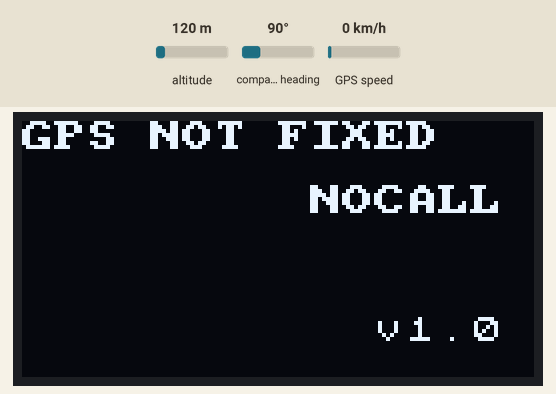
A sketch run on a simulated Arduino Nano, built with avr-gcc and run on an emulated ATmega328P. Parts: 128×64 one-colour display. Inputs (shaded band) come from the test bench; at power-on: altitude 120 m, compass heading 90°, GPS speed 0 km/h. The GPS gets a fix after 3 s at 37.7749, -122.4194 with 8 satellites; what the sketch prints to the serial monitor is not drawn.

Above: at 1.2 s.
At 4.23 s:
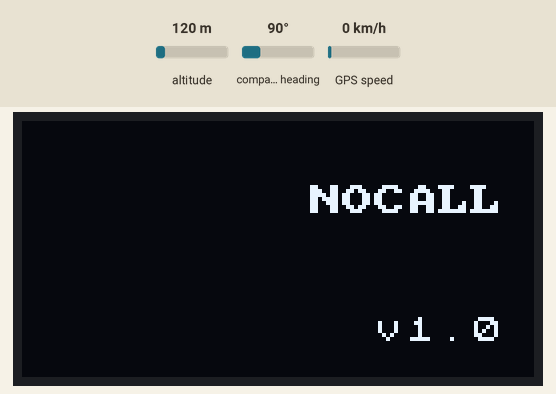
At 12.9 s:
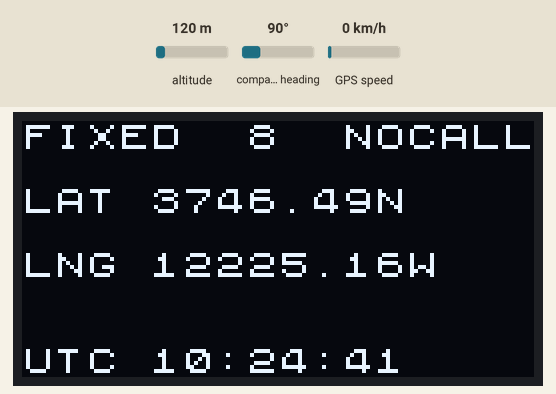
At 21.3 s:
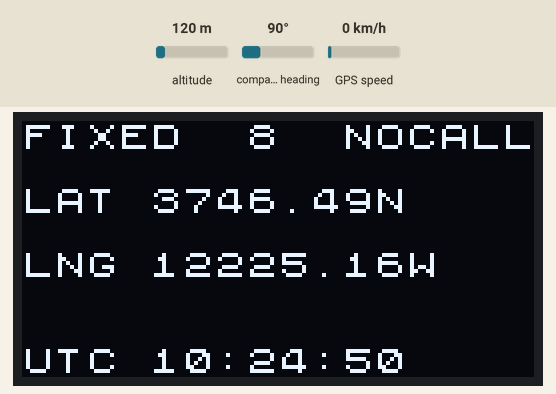
At 28.6 s:
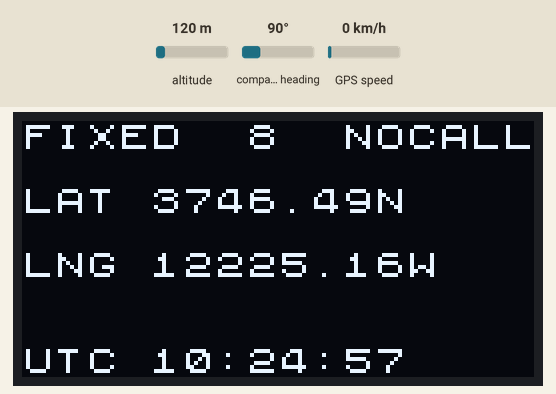
At 37.6 s:
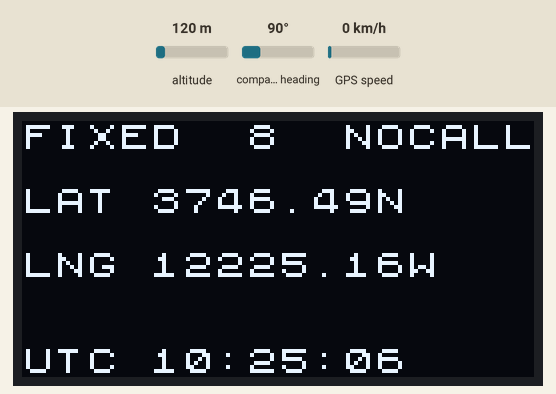

The sketch:

aprs-tracker-tinygps-ss.ino
```cpp
#include <TinyGPS.h>
#include <SimpleTimer.h>
#include <SoftwareSerial.h>
#include <Wire.h>

#include <Arduino.h>
#include <U8x8lib.h>
#include <stdlib.h>

#ifdef U8X8_HAVE_HW_SPI
#include <SPI.h>
#endif

// buffer for conversions
#define CONV_BUF_SIZE 16
static char conv_buf[CONV_BUF_SIZE];

U8X8_SSD1306_128X64_NONAME_HW_I2C u8x8(/* reset=*/ U8X8_PIN_NONE);   // Use OLED 12864

#define SCREEN_WIDTH 128 // OLED display width, in pixels
#define SCREEN_HEIGHT 64 // OLED display height, in pixels

#define OLED_RESET     4 // Reset pin # (or -1 if sharing Arduino reset pin)
#define SCREEN_ADDRESS 0x3C ///< See datasheet for Address or use iic scanner to scan; 0x3D for 128x64, 0x3C for 128x32 // On Arduino Nano SDA -> A4 SCL -> A5

//static const int RXPin = 10, TXPin =11; // Arduino Nano RX=D10, TX=D11
static const uint32_t GPSBaud = 9600; // TODO 9600 is too high, need to lower it to 4800

bool screencleared = false;
bool send_aprs_update = false;

char charCallsign[] = "NOCALL"; // Your callsign
char charSSID[] = "9"; // Your SSID
char charCallsign_SSID[] = "NOCALL-9"; // Your callsign-SSID
String stringCallsign = "NOCALL"; // Your callsign
String stringSSID = "9"; // Your SSID


char Time[]  = "UTC 00:00:00";  // variable definitions
char char_GPS_Fixed[]  = "FIX 00";  // variable definitions

float lastTxdistance, homeDistance, base = 0.0;
unsigned long lastTx = 0;
unsigned long txTimer = 0;

unsigned long txInterval = 80000L;  // Initial 80 secs internal

long lat = 0;
long lon = 0;

int year = 0;
byte month = 0, day = 0, hour = 0, minute = 0, second = 0, hundredths = 0;
unsigned long age = 0;
float falt = 0;
float fkmph = 0;
int ialt = 0;

byte GPS_baud_rate_4800_mssage[] = {0xB5, 0x62, 0x06, 0x00, 0x14, 0x00, 0x01, 0x00, 0x00, 0x00, 0xD0, 0x08, 0x00, 0x00, 0xC0, 0x12, 0x00, 0x00, 0x07, 0x00, 0x03,
0x00, 0x00, 0x00, 0x00, 0x00, 0xCF, 0xE4}; // Set GPS baud rate to 4800 on NEO-7M GPS module

byte GPS_baud_rate_9600_NMEA_mssage[] = {0xB5, // Set GPS baud rate to 9600 and NMEA only on NEO-7M GPS module
                  0x62,
                  0x06,
                  0x00,
                  0x14,
                  0x00,
                  0x01,
                  0x00,
                  0x00,
                  0x00,
                  0xD0,
                  0x08,
                  0x00,
                  0x00,
                  0x80,
                  0x25,
                  0x00,
                  0x00,
                  0x07,
                  0x00,
                  0x02,
                  0x00,
                  0x00,
                  0x00,
                  0x00,
                  0x00,
                  0xA1,
                  0xAF
                  };
TinyGPS gps;
// the timer object
SimpleTimer APRS_Send_Timer;   //Declaration for a APRS timer for transmission interval

// The serial connection to the GPS device
SoftwareSerial GPSSerial(10, 11);  // PIN8/9 on Leonardo  //PIN 10/11 on Nano

void setup()
{

  delay(1000); //delay 1sec
  Serial.begin(9600); // debug and serial comm RX/TX to MicroModem
  GPSSerial.begin(9600); // Connect to GPS as 9600
  GPSSerial.write(GPS_baud_rate_9600_NMEA_mssage, sizeof(GPS_baud_rate_9600_NMEA_mssage)); // Set GPS baud rate to 4800

  // Set an interval to 30 secs for the APRS send
  APRS_Send_Timer.setInterval(30000);

  //Display the About screen
  u8x8.begin();
  u8x8.setPowerSave(0);
  //u8x8.clear();

  //draw splash screen
  u8x8.setFont(u8x8_font_amstrad_cpc_extended_r);
  u8x8.drawString(0, 0, "GPS NOT FIXED");   // Print GPS NOT FIXED
  drawLeft(2, charCallsign); // Print callsign

  u8x8.setFont(u8x8_font_chroma48medium8_r);
  drawLeft(6, "v1.0");   // Print program version

  u8x8.refreshDisplay();    // only required for SSD1606/7

  //Print version
  Serial.println(F("APRS Tracker program"));
  Serial.println(F("by NOCALL"));
  Serial.println();
  //APRS_init();
  char myCALL[] = "NOCALL";

  //initialMicroAPRS(); // initialize MicroARPS modem
}


void loop()
{

  bool newData = false;


  // For one second we parse GPS data
  for (unsigned long start = millis(); millis() - start < 1000;)
  {
    while (GPSSerial.available())
    {
      char c = GPSSerial.read();
      // Serial.write(c); // uncomment this line if you want to see the GPS data flowing
      if (gps.encode(c)) // Did a new valid sentence come in?
        newData = true;
    }
  }

  if (newData) {

    if (!screencleared) // do once
    {
      int r;
      for ( int r = 0; r < u8x8.getRows(); r++ )
      {
        u8x8.clearLine(r);
        //  u8x8.clear();
        //u8x8.display().setColor(BLACK);
        // u8x8.refreshDisplay();    // only required for SSD1606/7
      }
      screencleared = true;
    }

    gps.crack_datetime(&year, &month, &day, &hour, &minute, &second, NULL, &age); //int year; byte month, day, hour, minute, second, hundredths;
    gps.get_position(&lat, &lon, &age);
    falt = gps.f_altitude(); // +/- altitude in meters
    fkmph = gps.f_speed_kmph(); // speed in km/hr
    ialt = int(falt * 3.281); // integer value of altitude in feet

    if (age == TinyGPS::GPS_INVALID_AGE)
      Serial.println(F("No fix detected"));
    else if (age > 5000)
      Serial.println(F("Warning: possible stale data!"));


     //   Serial.print(static_cast<int>(day)); Serial.print(F("/")); Serial.print(static_cast<int>(month)); Serial.print(F("/")); Serial.print(year);
     //   Serial.print(F(" ")); Serial.print(static_cast<int>(hour)); Serial.print(F(":")); Serial.print(static_cast<int>(minute)); Serial.print(F(":")); Serial.print(static_cast<int>(second));

     //   Serial.print(F(" "));
      //  Serial.print(deg_to_nmea(lat, true));
     //   Serial.print(F("/"));

    //Serial.print(deg_to_nmea(lon, false));
     //   Serial.print(F(" Altitude m/ft: ")); Serial.print(falt); Serial.print(F("/")); Serial.println(ialt);

    //    Serial.print(F("!="));
    //    Serial.print(deg_to_nmea(lat, true));
    //    Serial.print(F("/"));
    //    Serial.print(deg_to_nmea(lon, false));
    //    Serial.println(F("-PHG2410MicroAPRS"));


    char aprsLatitude[8]; //ddmm.hhN Latitude for APRS fixed 8-character field, in degrees and decimal minutes (to two decimal places)
    char aprsLongitude[9]; //dddmm.hhW Longitude for APRS fixed 9-character field, in degrees and decimal minutes (to two decimal places), followed by the letter E for east or W for west.
    String stringAprsLatitude = ""; //ddmm.hhN Latitude for APRS fixed 8-character field, in degrees and decimal minutes (to two decimal places)
    String stringAprsLongitude = ""; //dddmm.hhW Longitude for APRS fixed 9-character field, in degrees and decimal minutes (to two decimal places), followed by the letter E for east or W for west.

    // St//ring

    //    long lat=(long)gps.location.lat();
    //    long lon=(long)gps.location.lng();

   // Serial.print(deg_to_nmea(lat, true));

    u8x8.setFont(u8x8_font_chroma48medium8_r);

    //u8x8.drawString(12, 7, "v1.0");
    u8x8.drawString(10, 0, charCallsign);
    u8x8.drawString(0, 0, "FIXED");
    u8x8.drawString(0, 2, "LAT");
    u8x8.drawString(0, 4, "LNG");
    //u8x8.noInverse();
    enum {BufSize = 3}; // Space for 2 digits
    char satchar2[BufSize] = "";
    //snprintf (satchar2, BufSize, "%d", gps.satellites.value());

    //u8x8.drawString(4, 0, "  ");

    // Print gps.satellites() when GPS fixed
    char satellites_value_buffer[3];
    //// satellites used in last full GPGGA sentence
    //inline unsigned short satellites() { return _numsats; }

    dtostrf(gps.satellites(), 2, 0, satellites_value_buffer); //convert INT gps.satellites() to char buffer satellites_value_buffer[] two digitals, no digit after decimal point
    satellites_value_buffer[2]='\0'; //set the closing NULL character to satellites_value_buffer[]

   // Serial.println(satellites_value_buffer); // Printer sat in use

    if (age != TinyGPS::GPS_INVALID_AGE and satellites_value_buffer != "255"){
     // u8x8.drawString(4, 0, satellites_value_buffer); //print_int(gps.satellites());
      u8x8.drawString(6, 0, satellites_value_buffer); //print_int(gps.satellites()) as NN after FIXED; "FIXED NN"
    }

    //u8x8.drawString(4, 0, satchar2);

    //    char latchar[7]=""; // // ddmm.hhN Buffer big enough for 9-character float
    //    dtostrf(convertDegMin(gps.location.lat()), 7, 2, latchar); // ddmm.hhN   ddmers long, with 2 characters after the decimal point. Leave room for large numbers
    //    //dtostrf(fabs(convertDegMin(gps.location.lat())), 2, 2, stringAprsLatitude );    m.hh is 7 charact
    //    // Determime to print N or S to the last char
    //    if ( convertDegMin(gps.location.lat()) >= 0 ) {
    //      latchar[7] = 'N';
    //      latchar[8] = '\0';
    //    } else if (convertDegMin(gps.location.lat()) < 0 ) {
    //      latchar[7] = 'S';
    //      latchar[8] = '\0';
    //    }
    //
    //    //aprsLatitude =
    //    u8x8.drawString(4, 2, latchar);
    u8x8.drawString(4, 2, deg_to_nmea(lat, true));  //Display LAT in ddmm.hhN
    u8x8.drawString(4, 4, deg_to_nmea(lon, false));//Display LON in dddmm.hhN

    //    //u8x8.drawString(4, 2, stringAprsLatitude);
    //
    //    char longchar[10]=""; // dddmm.hhW or -dddmm.hhW
    //    //char tmp_longchar[10]=""; // dddmm.hhW or -dddmm.hhW
    //    dtostrf(convertDegMin(gps.location.lng()), 8, 2, longchar); // dddmm.hhW  dddmm.hh is 8 characters long, with 2 characters after the decimal point.
    //
    //    // Determime to print E or W to the last char
    //
    //    if ( convertDegMin(gps.location.lng()) >= 0 ) {
    //      longchar[8] = 'E';
    //    } else if ( convertDegMin(gps.location.lng()) < 0 ) {
    //      longchar[8] = 'W';
    //    }
    //    u8x8.drawString(4, 4, longchar);
    //
    //    Serial.println(latchar);  //debug
    //    Serial.println(strlen(latchar));
    //    Serial.println(longchar); //debug
    //    Serial.println(strlen(longchar));


    // Serial.print(F(" "));
    //  Serial.print(deg_to_nmea(lat, true));
    //  Serial.print(F("/"));

    // Serial.print(deg_to_nmea(lon, false));


    //    // Print hour
    //    char hour_value_buffer[2];
    //    dtostrf(static_cast<int>(hour), 2, 0, hour_value_buffer); //convert Byte hour/minute/second to char buffer satellites_value_buffer[] two digitals, no digit after decimal point
    //    Serial.println(hour_value_buffer);
    //    int int_hour = static_cast<int>(hour);
    //    if (int_hour < 10) {
    //      u8x8.drawString(0, 7, "0");
    //      u8x8.drawString(1, 7, hour_value_buffer);
    //    } else {
    //      u8x8.drawString(0, 7, hour_value_buffer);
    //    };
    //
    //    u8x8.drawString(2, 7, ":");
    //
    //    // Print minute
    //    char minute_value_buffer[2];
    //    dtostrf(static_cast<int>(minute), 2, 0, hour_value_buffer); //convert Byte hour/minute/second to char buffer satellites_value_buffer[] two digitals, no digit after decimal point
    //    Serial.println(minute_value_buffer);
    //    int int_minute = static_cast<int>(minute);
    //
    //    if (int_minute < 10) {
    //      u8x8.drawString(3, 7, "0");
    //      u8x8.drawString(4, 7, minute_value_buffer);
    //    } else {
    //      u8x8.drawString(3, 7, minute_value_buffer);
    //    };
    //    u8x8.drawString(5, 7, ":");
    //
    //    // Print second
    //    char second_value_buffer[2];
    //    int int_second = static_cast<int>(second);
    //    dtostrf(static_cast<int>(second), 2, 0, second_value_buffer); //convert Byte hour/minute/second to char buffer satellites_value_buffer[] two digitals, no digit after decimal point
    //
    //    if (int_second < 10) {
    //      u8x8.drawString(6, 7, "0");
    //      u8x8.drawString(7, 7, second_value_buffer);
    //    } else {
    //      u8x8.drawString(6, 7, second_value_buffer);
    //      //   };


    // update time array
        Time[10] = static_cast<int>(second) / 10 + '0';
        Time[11] = static_cast<int>(second) % 10 + '0';
        Time[7]  = static_cast<int>(minute) / 10 + '0';
        Time[8] = static_cast<int>(minute) % 10 + '0';
        Time[4]  = static_cast<int>(hour)   / 10 + '0';
        Time[5]  = static_cast<int>(hour)   % 10 + '0';

        u8x8.clearLine(7); // Clear the bottom line of the LCD
        u8x8.drawString(0, 7, Time);  // Draw Time
        u8x8.refreshDisplay();    // only required for SSD1606/7

        setAprsUpdateFlag(); // We have valid GPS data, It is okay to send APRS packet.
        char comment []= "NOCALL APRS Tracker test";
  }

  //Send raw packet to MicroModem
  if(APRS_Send_Timer.isReady() and send_aprs_update ){    // If APRS interval timer is ready(>30sec) and it is okay to send aprs(GPS data is valid.)
    Serial.print(F("!="));   // Construct Raw packet  !=ddmm.hhN/dddmm.hhE-PHG2410 a simple APRS tracker based on MicroAPRS
                              // Read http://www.aprs.net/vm/DOS/PROTOCOL.HTM
    Serial.print(deg_to_nmea(lat, true));   // Insert LAT
    Serial.print(F("/"));
    Serial.print(deg_to_nmea(lon, false));  // Insert LONG
    Serial.println(F(">PHG2410 a simple APRS tracker")); //  > = Car Insert PHG Power,ant/height/Gain, Symbol  and comment send_aprs_update
    send_aprs_update = false; // Reset APRS interval timer after send
    APRS_Send_Timer.reset(); // Reset APRS_Send_Timer
    drawSendIcon();  // Draw transmission icon
  }


}

/*
**  Sets flag, which will trigger aprs packet sending
*/
void setAprsUpdateFlag() {
  send_aprs_update = true;
}


void drawSendIcon() {
  u8x8.setFont(u8x8_font_chroma48medium8_r);

  drawLeft(6, "X");   // Print "X"
  delay(500);
  drawLeft(6, " ");   // Print " "
}


    //
    //  ///////////////// Triggered by time updates ///////////////////////
    //  // Update LCD every second
    // // if (gps.time.isUpdated()) {
    //    //int hour = fix.dateTime.hours + 8;//中国时区设置需要+8
    //    //  int minute = fix.dateTime.minutes;
    //    enum {BufSizeTime = 3};
    //
    //    char hourchar[BufSizeTime];
    //    char minutechar[BufSizeTime];
    //    char secondchar[BufSizeTime];
    //
    //    snprintf (hourchar, BufSizeTime, "%d", gps.time.hour());
    //    snprintf (minutechar, BufSizeTime, "%d", gps.time.minute());
    //    snprintf (secondchar, BufSizeTime, "%d", gps.time.second());
    //
    //    u8x8.setFont(u8x8_font_chroma48medium8_r);
    //
    //    if (gps.time.hour() < 10) {
    //      u8x8.drawString(0, 7, "0");
    //      u8x8.drawString(1, 7, hourchar);
    //    } else {
    //      u8x8.drawString(0, 7, hourchar);
    //    };
    //
    //    u8x8.drawString(2, 7, ":");
    //
    //    if (gps.time.minute() < 10) {
    //      u8x8.drawString(3, 7, "0");
    //      u8x8.drawString(4, 7, minutechar);
    //    } else {
    //      u8x8.drawString(3, 7, minutechar);
    //    };
    //
    //    u8x8.drawString(5, 7, ":");
    //
    //    if (gps.time.second() < 10) {
    //      u8x8.drawString(6, 7, "0");
    //      u8x8.drawString(7, 7, secondchar);
    //    } else {
    //      u8x8.drawString(6, 7, secondchar);
    // //   };
    //
    //    u8x8.refreshDisplay();    // only required for SSD1606/7
    //
    //  }


     //timer.run();


  //delay(30000); // Pause for 30sec


  /*
  **  Convert degrees in long format to APRS string format
  **  DDMM.hhN for latitude and DDDMM.hhW for longitude
  **  D is degrees, M is minutes and h is hundredths of minutes.
  **  http://www.aprs.net/vm/DOS/PROTOCOL.HTM
  **  https://github.com/billygr/arduino-aprs-tracker/blob/master/arduino-aprs-tracker/arduino-aprs-tracker.ino
  */
char* deg_to_nmea(long deg, boolean is_lat) {
  bool is_negative = 0;
    if (deg < 0) is_negative = 1;

    // Use the absolute number for calculation and update the buffer at the end
    deg = labs(deg);

    unsigned long b = (deg % 1000000UL) * 60UL;
    unsigned long a = (deg / 1000000UL) * 100UL + b / 1000000UL;
    b = (b % 1000000UL) / 10000UL;

    conv_buf[0] = '0';
    // in case latitude is a 3 digit number (degrees in long format)
    if ( a > 9999) {
      snprintf(conv_buf , 6, "%04lu", a);
    } else {
      snprintf(conv_buf + 1, 5, "%04lu", a);
    }

    conv_buf[5] = '.';
    snprintf(conv_buf + 6, 3, "%02lu", b);
    conv_buf[9] = '\0';
    if (is_lat) {
      if (is_negative) {
        conv_buf[8] = 'S';
      }
      else conv_buf[8] = 'N';
      return conv_buf + 1;
      // conv_buf +1 because we want to omit the leading zero
    }
    else {
      if (is_negative) {
        conv_buf[8] = 'W';
      }
      else conv_buf[8] = 'E';
      return conv_buf;
    }
  }


void initialMicroAPRS()
{
  delay(1500); //delay for MicroAPRS board boot up
  //String stringCMD_set_callsign = "c" + stringCallsign;
  //Serial.println(stringCMD_set_callsign); //Set your callsign to MicroAPRS modem
  //String stringCMD_set_SSID = "sc" + stringSSID;
  //Serial.println(stringCMD_set_SSID); //Set your SSID to MicroAPRS modem
  //Serial.println("S"); //Save configuration to MicroAPRS modem

}

void initializeTransmitter(){  // initialize VHF Transmitter through serial

}


//In case you want to use AT command,  read https://github.com/markqvist/MicroAPRS
// A lof of bugs in this function
void updateAPRSLocation(char* updateLat, char* updateLot)
{
  // Configure your callsign and SSID directly to the KISS modem board.
  //String stringCMD_set_callsign = "c" + stringCallsign;
  //Serial.println(stringCMD_set_callsign); //Set your callsign to MicroAPRS modem

  //String stringCMD_set_SSID = "sc" + stringSSID;
  //Serial.println(stringCMD_set_SSID); //Set your SSID to MicroAPRS modem

  //Serial.println("S"); //Save configuration to MicroAPRS modem
  char llaCommand[11]; // Set latitude (NMEA-format, eg 4903.50N)
  char lloCommand[12]; //Set latitude (NMEA-format, eg 07201.75W)
  strncpy(llaCommand, "lla", 3);
  strncpy(lloCommand, "llo", 3);

  Serial.println(llaCommand);
  Serial.println(updateLat);
  Serial.println(lloCommand);
  Serial.println(updateLot);
 // Serial.print(strncat(llaCommand,updateLat,8)); // Set latitude (NMEA-format, eg 4903.50N)
  Serial.println();
 // Serial.print(strncat(lloCommand,updateLot,9)); // Set latitude (NMEA-format, eg 07201.75W)
  Serial.println();
  Serial.println(llaCommand);
  Serial.println(updateLat);
  Serial.println(lloCommand);
  Serial.println(updateLot);


}

void drawLeft(int lin, char* str) { /* function drawLeft */
  //// Create a counter
  int col = 15 - String(str).length();
  u8x8.drawString(col, lin, str);
}


float convertDegMin(float decDeg) {

  float DegMin;

  int intDeg = decDeg;
  decDeg -= intDeg;
  decDeg *= 60;
  DegMin = ( intDeg * 100 ) + decDeg;

  return DegMin;
}

  //boolean TxtoRadio(int type) {
  //
  //  char tmp[10];
  //  float latDegMin, lngDegMin = 0.0;
  //  String latOut, lngOut, cmtOut = "";
  //  //unsigned int Mem = freeRam();
  //  //float Volt = (float) readVcc()/1000;
  //
  //  float lastTxLat = gps.location.lat();
  //  float lastTxLng = gps.location.lng();
  //
  //  if ( lastTx > 6000 ) { // This prevent ANY condition to Tx below 6 secs
  //
  //    latDegMin = convertDegMin(lastTxLat);
  //    lngDegMin = convertDegMin(lastTxLng);
  //
  //    // Convert Lat float to string
  //    dtostrf(fabs(latDegMin), 2, 2, tmp );
  //    latOut.concat("lla");      // set latitute command
  //
  //    // Append 0 if Lat less than 10
  //    if ( fabs(lastTxLat) < 10 ) {
  //      latOut.concat("0");
  //    }
  //
  //    latOut.concat(tmp);      // Actual Lat in DDMM.MM
  //
  //    // Determine E or W
  //    if (latDegMin >= 0) {
  //      latOut.concat("N");
  //    } else if (latDegMin < 0) {
  //      latOut.concat("S");
  //    }
  //
  //    // Convert Lng float to string
  //    dtostrf(fabs(lngDegMin), 2, 2, tmp );
  //    lngOut.concat("llo");       // set longtitute command
  //
  //    // Append 0 if Lng less than 100
  //    if ( ( fabs(lastTxLng) < 100) ) {
  //      lngOut.concat("0");       // set longtitute command
  //    }
  //
  //    // Append 0 if Lng less than 10
  //    if ( fabs(lastTxLng) < 10 ) {
  //      latOut.concat("0");      // Append 0 if Lng less than 10
  //    }
  //
  //    lngOut.concat(tmp);      // Actual Lng in DDDMM.MM
  //
  //    // Determine E or W
  //    if (lngDegMin >= 0) {
  //      lngOut.concat("E");
  //    } else if (latDegMin < 0) {
  //      lngOut.concat("W");
  //    }
  //
  //
  //
  //    Serial.println(cmtOut);
  //
  //
  //    // Reset all tx timer & Tx variables
  //    txInterval = 80000;
  //    txTimer = millis();
  //    lastTx = 0;
  //
  //    // Tx success, return TRUE
  //    return 1;
  //  } else {
  //    return 0;
  //  }// endif lastTX > 6000
  //
  //}// endof TxtoRadio()


  //void displayInfo()
  //{
  //  Serial.print(F("Location: "));
  //  if (gps.location.isValid())
  //  {
  //    Serial.print(gps.location.lat(), 6);
  //    Serial.print(F(","));
  //    Serial.print(gps.location.lng(), 6);
  //  }
  //  else
  //  {
  //    Serial.print(F("INVALID"));
  //  }
  //
  //  Serial.print(F("  Date/Time: "));
  //  if (gps.date.isValid())
  //  {
  //    Serial.print(gps.date.month());
  //    Serial.print(F("/"));
  //    Serial.print(gps.date.day());
  //    Serial.print(F("/"));
  //    Serial.print(gps.date.year());
  //  }
  //  else
  //  {
  //    Serial.print(F("INVALID"));
  //  }
  //
  //  Serial.print(F(" "));
  //  if (gps.time.isValid())
  //  {
  //    if (gps.time.hour() < 10) Serial.print(F("0"));
  //    Serial.print(gps.time.hour());
  //    Serial.print(F(":"));
  //    if (gps.time.minute() < 10) Serial.print(F("0"));
  //    Serial.print(gps.time.minute());
  //    Serial.print(F(":"));
  //    if (gps.time.second() < 10) Serial.print(F("0"));
  //    Serial.print(gps.time.second());
  //    Serial.print(F("."));
  //    if (gps.time.centisecond() < 10) Serial.print(F("0"));
  //    Serial.print(gps.time.centisecond());
  //  }
  //  else
  //  {
  //    Serial.print(F("INVALID"));
  //  }
  //
  //  Serial.println();
  //}
```

Measured:
- what the display in image 0 shows lasts 3.0 s, from 1.2 s to 4.2 s
- what the display in image 2 shows lasts 1.2 s, from 12.8 s to 14.0 s
